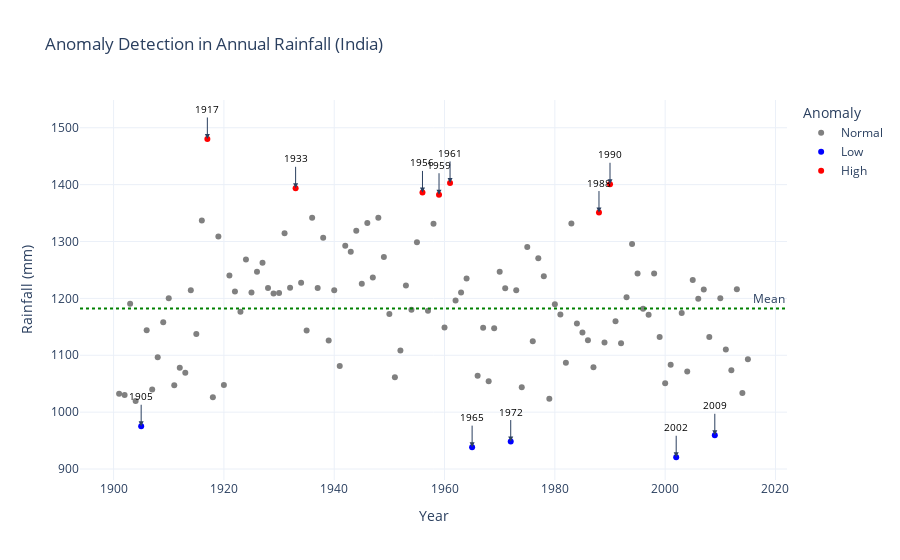

Notebook source saved alongside this figure:
### Markdown cell above
#### Anomaly Detection (Statistical)

Using standard deviation thresholds, we classify years with extremely high or low rainfall as anomalies, and plot them along with the mean line.

### Code cell
mean_rainfall = df['ANNUAL'].mean()
std_rainfall = df['ANNUAL'].std()

upper_limit = mean_rainfall + 1.5 * std_rainfall
lower_limit = mean_rainfall - 1.5 * std_rainfall

df['Anomaly'] = df['ANNUAL'].apply(
    lambda x: 'High' if x > upper_limit else ('Low' if x < lower_limit else 'Normal')
)

fig = px.scatter(
    df,
    x='YEAR',
    y='ANNUAL',
    color='Anomaly',
    color_discrete_map={'High': 'red', 'Low': 'blue', 'Normal': 'gray'},
    title='Anomaly Detection in Annual Rainfall (India)',
    labels={'YEAR': 'Year', 'ANNUAL': 'Rainfall (mm)'},
    template='plotly_white'
)

fig.add_hline(y=mean_rainfall, line_dash='dot', annotation_text='Mean', line_color='green')

for i, row in df[df['Anomaly'] != 'Normal'].iterrows():
    fig.add_annotation(
        x=row['YEAR'],
        y=row['ANNUAL'],
        text=row['YEAR'],
        showarrow=True,
        arrowhead=2,
        font=dict(color='black', size=10),
        ax=0,
        ay=-30
    )

fig.show()

### Figure 1 — Plotly figure (JSON) as saved in the notebook; plotly's stock layout.template omitted (floating-point values rounded to 4 significant figures)
{"data": [{"hovertemplate": "Anomaly=Normal<br>Year=%{x}<br>Rainfall (mm)=%{y}<extra></extra>", "legendgroup": "Normal", "marker": {"color": "gray", "symbol": "circle"}, "mode": "markers", "name": "Normal", "orientation": "v", "showlegend": true, "type": "scatter", "x": [1901, 1902, 1903, 1904, 1906, 1907, 1908, 1909, 1910, 1911, 1912, 1913, 1914, 1915, 1916, 1918, 1919, 1920, 1921, 1922, 1923, 1924, 1925, 1926, 1927, 1928, 1929, 1930, 1931, 1932, 1934, 1935, 1936, 1937, 1938, 1939, 1940, 1941, 1942, 1943, 1944, 1945, 1946, 1947, 1948, 1949, 1950, 1951, 1952, 1953, 1954, 1955, 1957, 1958, 1960, 1962, 1963, 1964, 1966, 1967, 1968, 1969, 1970, 1971, 1973, 1974, 1975, 1976, 1977, 1978, 1979, 1980, 1981, 1982, 1983, 1984, 1985, 1986, 1987, 1989, 1991, 1992, 1993, 1994, 1995, 1996, 1997, 1998, 1999, 2000, 2001, 2003, 2004, 2005, 2006, 2007, 2008, 2010, 2011, 2012, 2013, 2014, 2015], "xaxis": "x", "y": [1032.0, 1030.0, 1191.0, 1020.0, 1144.0, 1040.0, 1097.0, 1158.0, 1200.0, 1047.0, 1078.0, 1069.0, 1214.0, 1137.0, 1337.0, 1026.0, 1309.0, 1048.0, 1240.0, 1212.0, 1176.0, 1268.0, 1210.0, 1247.0, 1263.0, 1218.0, 1209.0, 1210.0, 1315.0, 1219.0, 1228.0, 1143.0, 1342.0, 1218.0, 1307.0, 1126.0, 1214.0, 1081.0, 1293.0, 1282.0, 1319.0, 1226.0, 1333.0, 1237.0, 1342.0, 1273.0, 1173.0, 1061.0, 1108.0, 1223.0, 1180.0, 1298.0, 1178.0, 1331.0, 1149.0, 1196.0, 1210.0, 1235.0, 1064.0, 1148.0, 1054.0, 1148.0, 1247.0, 1218.0, 1214.0, 1044.0, 1290.0, 1125.0, 1270.0, 1239.0, 1024.0, 1190.0, 1171.0, 1087.0, 1332.0, 1156.0, 1140.0, 1126.0, 1079.0, 1122.0, 1160.0, 1121.0, 1202.0, 1296.0, 1244.0, 1182.0, 1171.0, 1244.0, 1132.0, 1051.0, 1083.0, 1174.0, 1071.0, 1233.0, 1199.0, 1216.0, 1132.0, 1200.0, 1110.0, 1074.0, 1216.0, 1034.0, 1093.0], "yaxis": "y"}, {"hovertemplate": "Anomaly=Low<br>Year=%{x}<br>Rainfall (mm)=%{y}<extra></extra>", "legendgroup": "Low", "marker": {"color": "blue", "symbol": "circle"}, "mode": "markers", "name": "Low", "orientation": "v", "showlegend": true, "type": "scatter", "x": [1905, 1965, 1972, 2002, 2009], "xaxis": "x", "y": [975.2, 938.5, 948.3, 920.7, 959.3], "yaxis": "y"}, {"hovertemplate": "Anomaly=High<br>Year=%{x}<br>Rainfall (mm)=%{y}<extra></extra>", "legendgroup": "High", "marker": {"color": "red", "symbol": "circle"}, "mode": "markers", "name": "High", "orientation": "v", "showlegend": true, "type": "scatter", "x": [1917, 1933, 1956, 1959, 1961, 1988, 1990], "xaxis": "x", "y": [1480.0, 1394.0, 1386.0, 1382.0, 1403.0, 1351.0, 1401.0], "yaxis": "y"}], "layout": {"annotations": [{"showarrow": false, "text": "Mean", "x": 1, "xanchor": "right", "xref": "x domain", "y": 1182.0, "yanchor": "bottom", "yref": "y"}, {"arrowhead": 2, "ax": 0, "ay": -30, "font": {"color": "black", "size": 10}, "showarrow": true, "text": "1905", "x": 1905, "y": 975.2}, {"arrowhead": 2, "ax": 0, "ay": -30, "font": {"color": "black", "size": 10}, "showarrow": true, "text": "1917", "x": 1917, "y": 1480.0}, {"arrowhead": 2, "ax": 0, "ay": -30, "font": {"color": "black", "size": 10}, "showarrow": true, "text": "1933", "x": 1933, "y": 1394.0}, {"arrowhead": 2, "ax": 0, "ay": -30, "font": {"color": "black", "size": 10}, "showarrow": true, "text": "1956", "x": 1956, "y": 1386.0}, {"arrowhead": 2, "ax": 0, "ay": -30, "font": {"color": "black", "size": 10}, "showarrow": true, "text": "1959", "x": 1959, "y": 1382.0}, {"arrowhead": 2, "ax": 0, "ay": -30, "font": {"color": "black", "size": 10}, "showarrow": true, "text": "1961", "x": 1961, "y": 1403}, {"arrowhead": 2, "ax": 0, "ay": -30, "font": {"color": "black", "size": 10}, "showarrow": true, "text": "1965", "x": 1965, "y": 938.5}, {"arrowhead": 2, "ax": 0, "ay": -30, "font": {"color": "black", "size": 10}, "showarrow": true, "text": "1972", "x": 1972, "y": 948.3}, {"arrowhead": 2, "ax": 0, "ay": -30, "font": {"color": "black", "size": 10}, "showarrow": true, "text": "1988", "x": 1988, "y": 1351.0}, {"arrowhead": 2, "ax": 0, "ay": -30, "font": {"color": "black", "size": 10}, "showarrow": true, "text": "1990", "x": 1990, "y": 1401.0}, {"arrowhead": 2, "ax": 0, "ay": -30, "font": {"color": "black", "size": 10}, "showarrow": true, "text": "2002", "x": 2002, "y": 920.7}, {"arrowhead": 2, "ax": 0, "ay": -30, "font": {"color": "black", "size": 10}, "showarrow": true, "text": "2009", "x": 2009, "y": 959.3}], "legend": {"title": {"text": "Anomaly"}, "tracegroupgap": 0}, "shapes": [{"line": {"color": "green", "dash": "dot"}, "type": "line", "x0": 0, "x1": 1, "xref": "x domain", "y0": 1182.0, "y1": 1182.0, "yref": "y"}], "title": {"text": "Anomaly Detection in Annual Rainfall (India)"}, "xaxis": {"anchor": "y", "domain": [0, 1], "title": {"text": "Year"}}, "yaxis": {"anchor": "x", "domain": [0, 1], "title": {"text": "Rainfall (mm)"}}}}
